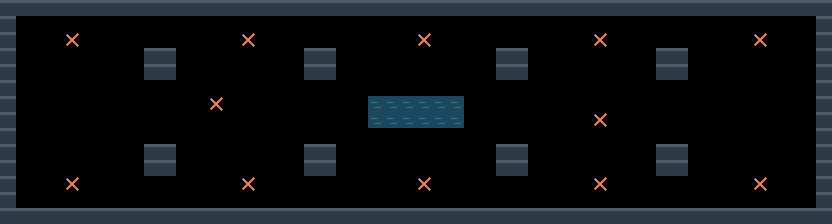

This is a level from a 2D game, rendered from its Tiled map with the project's own tilesets. A one-line summary and the complete map file follow:
An orthogonal 52x14 tile map with 16x16 px tiles, 2 tile layers (terreno, marcadores).

<map version="1.10" tiledversion="1.11.0" orientation="orthogonal" renderorder="right-down" width="52" height="14" tilewidth="16" tileheight="16" infinite="0" nextlayerid="3" nextobjectid="1">
 <properties>
  <property name="tipo" value="grande_h" />
  <property name="nombre" value="nave" />
 </properties>
 <tileset firstgid="1" source="muelle.tsx" />
 <layer id="1" name="terreno" width="52" height="14">
  <data encoding="csv">
1,1,1,1,1,1,1,1,1,1,1,1,1,1,1,1,1,1,1,1,1,1,1,1,1,1,1,1,1,1,1,1,1,1,1,1,1,1,1,1,1,1,1,1,1,1,1,1,1,1,1,1,
1,0,0,0,0,0,0,0,0,0,0,0,0,0,0,0,0,0,0,0,0,0,0,0,0,0,0,0,0,0,0,0,0,0,0,0,0,0,0,0,0,0,0,0,0,0,0,0,0,0,0,1,
1,0,0,0,0,0,0,0,0,0,0,0,0,0,0,0,0,0,0,0,0,0,0,0,0,0,0,0,0,0,0,0,0,0,0,0,0,0,0,0,0,0,0,0,0,0,0,0,0,0,0,1,
1,0,0,0,0,0,0,0,0,1,1,0,0,0,0,0,0,0,0,1,1,0,0,0,0,0,0,0,0,0,0,1,1,0,0,0,0,0,0,0,0,1,1,0,0,0,0,0,0,0,0,1,
1,0,0,0,0,0,0,0,0,1,1,0,0,0,0,0,0,0,0,1,1,0,0,0,0,0,0,0,0,0,0,1,1,0,0,0,0,0,0,0,0,1,1,0,0,0,0,0,0,0,0,1,
1,0,0,0,0,0,0,0,0,0,0,0,0,0,0,0,0,0,0,0,0,0,0,0,0,0,0,0,0,0,0,0,0,0,0,0,0,0,0,0,0,0,0,0,0,0,0,0,0,0,0,1,
1,0,0,0,0,0,0,0,0,0,0,0,0,0,0,0,0,0,0,0,0,0,0,2,2,2,2,2,2,0,0,0,0,0,0,0,0,0,0,0,0,0,0,0,0,0,0,0,0,0,0,1,
1,0,0,0,0,0,0,0,0,0,0,0,0,0,0,0,0,0,0,0,0,0,0,2,2,2,2,2,2,0,0,0,0,0,0,0,0,0,0,0,0,0,0,0,0,0,0,0,0,0,0,1,
1,0,0,0,0,0,0,0,0,0,0,0,0,0,0,0,0,0,0,0,0,0,0,0,0,0,0,0,0,0,0,0,0,0,0,0,0,0,0,0,0,0,0,0,0,0,0,0,0,0,0,1,
1,0,0,0,0,0,0,0,0,1,1,0,0,0,0,0,0,0,0,1,1,0,0,0,0,0,0,0,0,0,0,1,1,0,0,0,0,0,0,0,0,1,1,0,0,0,0,0,0,0,0,1,
1,0,0,0,0,0,0,0,0,1,1,0,0,0,0,0,0,0,0,1,1,0,0,0,0,0,0,0,0,0,0,1,1,0,0,0,0,0,0,0,0,1,1,0,0,0,0,0,0,0,0,1,
1,0,0,0,0,0,0,0,0,0,0,0,0,0,0,0,0,0,0,0,0,0,0,0,0,0,0,0,0,0,0,0,0,0,0,0,0,0,0,0,0,0,0,0,0,0,0,0,0,0,0,1,
1,0,0,0,0,0,0,0,0,0,0,0,0,0,0,0,0,0,0,0,0,0,0,0,0,0,0,0,0,0,0,0,0,0,0,0,0,0,0,0,0,0,0,0,0,0,0,0,0,0,0,1,
1,1,1,1,1,1,1,1,1,1,1,1,1,1,1,1,1,1,1,1,1,1,1,1,1,1,1,1,1,1,1,1,1,1,1,1,1,1,1,1,1,1,1,1,1,1,1,1,1,1,1,1
</data>
 </layer>
 <layer id="2" name="marcadores" width="52" height="14">
  <data encoding="csv">
0,0,0,0,0,0,0,0,0,0,0,0,0,0,0,0,0,0,0,0,0,0,0,0,0,0,0,0,0,0,0,0,0,0,0,0,0,0,0,0,0,0,0,0,0,0,0,0,0,0,0,0,
0,0,0,0,0,0,0,0,0,0,0,0,0,0,0,0,0,0,0,0,0,0,0,0,0,0,0,0,0,0,0,0,0,0,0,0,0,0,0,0,0,0,0,0,0,0,0,0,0,0,0,0,
0,0,0,0,3,0,0,0,0,0,0,0,0,0,0,3,0,0,0,0,0,0,0,0,0,0,3,0,0,0,0,0,0,0,0,0,0,3,0,0,0,0,0,0,0,0,0,3,0,0,0,0,
0,0,0,0,0,0,0,0,0,0,0,0,0,0,0,0,0,0,0,0,0,0,0,0,0,0,0,0,0,0,0,0,0,0,0,0,0,0,0,0,0,0,0,0,0,0,0,0,0,0,0,0,
0,0,0,0,0,0,0,0,0,0,0,0,0,0,0,0,0,0,0,0,0,0,0,0,0,0,0,0,0,0,0,0,0,0,0,0,0,0,0,0,0,0,0,0,0,0,0,0,0,0,0,0,
0,0,0,0,0,0,0,0,0,0,0,0,0,0,0,0,0,0,0,0,0,0,0,0,0,0,0,0,0,0,0,0,0,0,0,0,0,0,0,0,0,0,0,0,0,0,0,0,0,0,0,0,
0,0,0,0,0,0,0,0,0,0,0,0,0,3,0,0,0,0,0,0,0,0,0,0,0,0,0,0,0,0,0,0,0,0,0,0,0,0,0,0,0,0,0,0,0,0,0,0,0,0,0,0,
0,0,0,0,0,0,0,0,0,0,0,0,0,0,0,0,0,0,0,0,0,0,0,0,0,0,0,0,0,0,0,0,0,0,0,0,0,3,0,0,0,0,0,0,0,0,0,0,0,0,0,0,
0,0,0,0,0,0,0,0,0,0,0,0,0,0,0,0,0,0,0,0,0,0,0,0,0,0,0,0,0,0,0,0,0,0,0,0,0,0,0,0,0,0,0,0,0,0,0,0,0,0,0,0,
0,0,0,0,0,0,0,0,0,0,0,0,0,0,0,0,0,0,0,0,0,0,0,0,0,0,0,0,0,0,0,0,0,0,0,0,0,0,0,0,0,0,0,0,0,0,0,0,0,0,0,0,
0,0,0,0,0,0,0,0,0,0,0,0,0,0,0,0,0,0,0,0,0,0,0,0,0,0,0,0,0,0,0,0,0,0,0,0,0,0,0,0,0,0,0,0,0,0,0,0,0,0,0,0,
0,0,0,0,3,0,0,0,0,0,0,0,0,0,0,3,0,0,0,0,0,0,0,0,0,0,3,0,0,0,0,0,0,0,0,0,0,3,0,0,0,0,0,0,0,0,0,3,0,0,0,0,
0,0,0,0,0,0,0,0,0,0,0,0,0,0,0,0,0,0,0,0,0,0,0,0,0,0,0,0,0,0,0,0,0,0,0,0,0,0,0,0,0,0,0,0,0,0,0,0,0,0,0,0,
0,0,0,0,0,0,0,0,0,0,0,0,0,0,0,0,0,0,0,0,0,0,0,0,0,0,0,0,0,0,0,0,0,0,0,0,0,0,0,0,0,0,0,0,0,0,0,0,0,0,0,0
</data>
 </layer>
</map>
